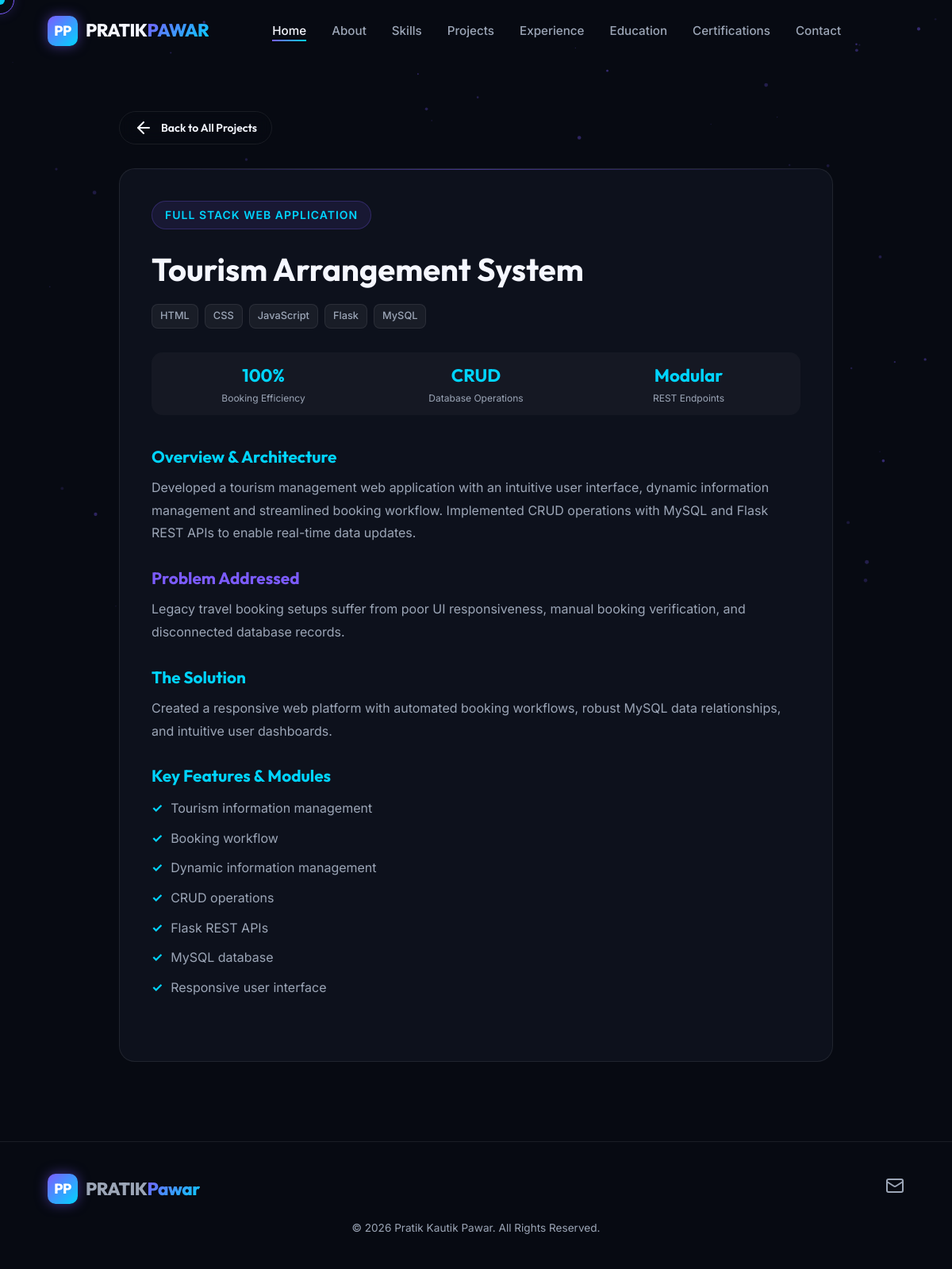
The page /projects/tourism-arrangement-system/ on the database its author committed.
### portfolio/models.py (models this page shows, shortened)
class Project(models.Model):
    title = models.CharField(max_length=200)
    slug = models.SlugField(max_length=200, unique=True, blank=True)
    category = models.CharField(max_length=100, help_text="e.g. AI / ML + Full Stack, Full Stack Web Application")
    short_description = models.TextField()
    detailed_description = models.TextField(blank=True, help_text="Detailed description of the project architecture and features.")
    problem_statement = models.TextField(blank=True)
    solution_statement = models.TextField(blank=True)
    project_image = models.ImageField(upload_to='projects/', blank=True, null=True)
    project_logo = models.ImageField(upload_to='projects/logos/', blank=True, null=True)
    github_url = models.URLField(blank=True, help_text="Editable GitHub repository link")
    live_demo_url = models.URLField(blank=True, help_text="Editable Live demo link")
    featured = models.BooleanField(default=False)
    display_order = models.PositiveIntegerField(default=0)
    is_active = models.BooleanField(default=True)
    created_at = models.DateTimeField(auto_now_add=True)
    updated_at = models.DateTimeField(auto_now=True)
    class Meta:
        ordering = ['display_order', '-created_at']
        verbose_name = "Project"
        verbose_name_plural = "Projects"

class ProjectTechnology(models.Model):
    project = models.ForeignKey(Project, related_name='technologies', on_delete=models.CASCADE)
    name = models.CharField(max_length=50)
    display_order = models.PositiveIntegerField(default=0)
    class Meta:
        ordering = ['display_order', 'id']
        verbose_name = "Project Technology"
        verbose_name_plural = "Project Technologies"

class ProjectStatistic(models.Model):
    project = models.ForeignKey(Project, related_name='statistics', on_delete=models.CASCADE)
    label = models.CharField(max_length=100, help_text="e.g. Yield Prediction")
    value = models.CharField(max_length=50, help_text="e.g. 93%")
    display_order = models.PositiveIntegerField(default=0)
    class Meta:
        ordering = ['display_order', 'id']
        verbose_name = "Project Statistic"
        verbose_name_plural = "Project Statistics"

class ProjectFeature(models.Model):
    project = models.ForeignKey(Project, related_name='features', on_delete=models.CASCADE)
    feature = models.TextField()
    display_order = models.PositiveIntegerField(default=0)
    class Meta:
        ordering = ['display_order', 'id']
        verbose_name = "Project Feature"
        verbose_name_plural = "Project Features"

class SocialLink(models.Model):
    platform = models.CharField(max_length=50, help_text="e.g. GitHub, LinkedIn, Email, Phone")
    url = models.URLField(help_text="Full URL or mailto:/tel: link")
    icon = models.CharField(max_length=50, help_text="Icon identifier e.g. github, linkedin, mail, phone, code")
    display_order = models.PositiveIntegerField(default=0)
    is_active = models.BooleanField(default=True)
    class Meta:
        ordering = ['display_order', 'id']
        verbose_name = "Social Link"
        verbose_name_plural = "Social Links"

class SiteSettings(models.Model):
    site_name = models.CharField(max_length=100, default="Pratik Pawar | Portfolio")
    favicon = models.ImageField(upload_to='settings/', blank=True, null=True)
    logo = models.ImageField(upload_to='settings/', blank=True, null=True)
    footer_text = models.CharField(max_length=255, default="Building intelligent, data-driven applications.")
    copyright_text = models.CharField(max_length=255, default="© 2026 Pratik Kautik Pawar. All rights reserved.")
    meta_title = models.CharField(
        max_length=200,
        default="Pratik Pawar | AI/ML Engineer | GenAI Engineer | Python Developer"
    )
    meta_description = models.TextField(
        default="Portfolio of Pratik Kautik Pawar, an AI/ML Engineer, GenAI Engineer and Python Developer building Machine Learning, Generative AI and full-stack applications."
    )
    og_image = models.ImageField(upload_to='settings/', blank=True, null=True)
    enable_animations = models.BooleanField(default=True)
    enable_particles = models.BooleanField(default=True)
    enable_cursor_effect = models.BooleanField(default=True)
    class Meta:
        verbose_name = "Site Settings"
        verbose_name_plural = "Site Settings"
    @classmethod
    def get_solo(cls):
        obj = cls.objects.first()
        if not obj:
            obj = cls.objects.create()
        return obj

### portfolio/views.py (the view, shortened to what this page needs)
# urls.py: path('projects/<slug:slug>/', views.project_detail_view, name='project_detail'),
def project_detail_view(request, slug):
    project = get_object_or_404(
        Project.objects.prefetch_related(
            'technologies', 'features', 'statistics'
        ),
        slug=slug,
        is_active=True
    )
    context = get_common_context()
    context['project'] = project
    return render(request, 'project_detail.html', context)

### portfolio/models.py (called while the page is built)
    @classmethod
    def get_solo(cls):
        obj = cls.objects.filter(is_active=True).first()
        if not obj:
            obj = cls.objects.first()
        return obj

### portfolio/views.py (called while the page is built)
def get_common_context():
    personal_info = PersonalInfo.get_solo()
    site_settings = SiteSettings.get_solo()
    social_links = SocialLink.objects.filter(is_active=True)
    return {
        'personal_info': personal_info,
        'site_settings': site_settings,
        'social_links': social_links,
    }

### templates/project_detail.html (shortened to what this page needs)
{% extends 'base.html' %}
{% block content %}
<section class="section-padding" style="padding-top: 140px;">
  <div class="container" style="max-width: 900px;">
    <a href="{% url 'portfolio:home' %}#projects" class="btn btn-outline btn-sm" style="margin-bottom: 30px;">
      <i data-lucide="arrow-left"></i> Back to All Projects
    </a>
    <div class="glass-card" style="padding: 40px;">
      <span class="section-badge">{{ project.category }}</span>
      <h1 style="font-size: 2.5rem; margin-top: 10px; margin-bottom: 20px;">{{ project.title }}</h1>
      <div class="project-tech-tags" style="margin-bottom: 30px;">
        {% for tech in project.technologies.all %}
          <span class="tech-tag">{{ tech.name }}</span>
        {% endfor %}
      </div>
      {% if project.statistics.all %}
        <div class="project-stats-row" style="margin-bottom: 40px;">
          {% for stat in project.statistics.all %}
            <div>
              <div class="p-stat-val" style="font-size: 1.4rem;">{{ stat.value }}</div>
              <div class="p-stat-lbl">{{ stat.label }}</div>
            </div>
          {% endfor %}
        </div>
      {% endif %}
      <div style="margin-bottom: 30px;">
        <h3 style="font-size: 1.3rem; margin-bottom: 12px; color: var(--accent-secondary);">Overview & Architecture</h3>
        <p style="color: var(--text-muted); line-height: 1.8;">
          {{ project.detailed_description|default:project.short_description }}
        </p>
      </div>
      {% if project.problem_statement %}
        <div style="margin-bottom: 30px;">
          <h3 style="font-size: 1.3rem; margin-bottom: 12px; color: var(--accent-primary);">Problem Addressed</h3>
          <p style="color: var(--text-muted); line-height: 1.8;">
            {{ project.problem_statement }}
          </p>
        </div>
      {% endif %}
      {% if project.solution_statement %}
        <div style="margin-bottom: 30px;">
          <h3 style="font-size: 1.3rem; margin-bottom: 12px; color: var(--accent-secondary);">The Solution</h3>
          <p style="color: var(--text-muted); line-height: 1.8;">
            {{ project.solution_statement }}
          </p>
        </div>
      {% endif %}
      {% if project.features.all %}
        <div style="margin-bottom: 30px;">
          <h3 style="font-size: 1.3rem; margin-bottom: 16px; color: var(--accent-secondary);">Key Features & Modules</h3>
          <ul style="list-style: none; padding-left: 0;">
            {% for feat in project.features.all %}
              <li style="margin-bottom: 12px; color: var(--text-muted); display: flex; align-items: flex-start; gap: 10px;">
                <span style="color: var(--accent-secondary); font-weight: 700;">✓</span>
                <span>{{ feat.feature }}</span>
              </li>
            {% endfor %}
          </ul>
        </div>
      {% endif %}
    </div>
  </div>
</section>
{% endblock %}

### templates/components/footer.html
<footer class="footer">
  <div class="container">
    <div style="display: flex; justify-content: space-between; align-items: center; flex-wrap: wrap; gap: 20px; margin-bottom: 20px;">
      <div class="logo">
        <div class="logo-badge">PP</div>
        <span>PRATIK<span class="gradient-text"> Pawar</span></span>
      </div>
      <div style="display: flex; gap: 16px;">
        {% for link in social_links %}
          <a href="{{ link.url }}" target="_blank" rel="noopener" style="color: var(--text-muted); font-size: 1.2rem;" title="{{ link.platform }}">
            <i data-lucide="{{ link.icon|default:'link' }}"></i>
          </a>
        {% endfor %}
      </div>
    </div>
    <p style="color: var(--text-muted); font-size: 0.85rem;">
      {{ site_settings.copyright_text|default:"© 2026 Pratik Kautik Pawar. All rights reserved." }}
    </p>
  </div>
</footer>

### static/css/main.css (style rules this page uses)
:root { --bg-dark: #070a12; --bg-card: #0d111c; --bg-card-hover: #131929; --bg-glass: rgba(13, 17, 28, 0.75); --border-subtle: rgba(255, 255, 255, 0.08); --border-glow: rgba(124, 92, 255, 0.3); --accent-primary: #7c5cff; --accent-secondary: #00d4ff; --accent-gradient: linear-gradient(135deg, #7c5cff 0%, #00d4ff 100%); --accent-glow: 0 0 25px rgba(124, 92, 255, 0.4); --cyan-glow: 0 0 25px rgba(0, 212, 255, 0.4); --text-main: #f5f7ff; --text-muted: #9ca6b7; --text-dim: #64748b; --font-heading: 'Outfit', -apple-system, BlinkMacSystemFont, 'Segoe UI', Roboto, sans-serif; --font-body: 'Inter', -apple-system, BlinkMacSystemFont, 'Segoe UI', Roboto, sans-serif; --radius-sm: 8px; --radius-md: 14px; --radius-lg: 20px; --radius-full: 9999px; --transition-smooth: all 0.3s cubic-bezier(0.16, 1, 0.3, 1); }
*, *::before, *::after { box-sizing: border-box; margin: 0; padding: 0; }
html { scroll-behavior: smooth; font-size: 16px; }
body { background-color: var(--bg-dark); color: var(--text-main); font-family: var(--font-body); line-height: 1.6; overflow-x: hidden; position: relative; -webkit-font-smoothing: antialiased; }
h1, h2, h3, h4, h5, h6 { font-family: var(--font-heading); font-weight: 700; color: var(--text-main); line-height: 1.2; }
a { color: inherit; text-decoration: none; transition: var(--transition-smooth); }
.gradient-text { background: var(--accent-gradient); -webkit-background-clip: text; -webkit-text-fill-color: transparent; display: inline-block; }
.section-padding { padding: 100px 0; }
.container { width: 90%; max-width: 1240px; margin: 0 auto; }
.section-badge { display: inline-flex; align-items: center; gap: 8px; padding: 6px 16px; border-radius: var(--radius-full); background: rgba(124, 92, 255, 0.1); border: 1px solid rgba(124, 92, 255, 0.25); color: var(--accent-secondary); font-size: 0.875rem; font-weight: 600; letter-spacing: 1px; text-transform: uppercase; margin-bottom: 16px; }
.btn { display: inline-flex; align-items: center; justify-content: center; gap: 10px; padding: 12px 28px; font-family: var(--font-heading); font-weight: 600; font-size: 1rem; border-radius: var(--radius-full); cursor: pointer; border: none; transition: var(--transition-smooth); position: relative; overflow: hidden; z-index: 1; }
.btn-outline { background: transparent; color: var(--text-main); border: 1px solid var(--border-subtle); backdrop-filter: blur(10px); }
.btn-sm { padding: 8px 18px; font-size: 0.875rem; }
.logo { display: flex; align-items: center; gap: 10px; font-family: var(--font-heading); font-weight: 800; font-size: 1.4rem; letter-spacing: -0.5px; }
.logo-badge { width: 38px; height: 38px; border-radius: 10px; background: var(--accent-gradient); display: flex; align-items: center; justify-content: center; color: #fff; font-weight: 800; font-size: 1.1rem; box-shadow: 0 0 15px rgba(124, 92, 255, 0.5); }
.glass-card { background: var(--bg-card); border: 1px solid var(--border-subtle); border-radius: var(--radius-lg); padding: 32px; transition: var(--transition-smooth); position: relative; overflow: hidden; }
.glass-card::before { content: ''; position: absolute; top: 0; left: 0; width: 100%; height: 1px; background: linear-gradient(90deg, transparent, rgba(124, 92, 255, 0.5), transparent); }
.project-tech-tags { display: flex; flex-wrap: wrap; gap: 8px; margin-bottom: 20px; }
.tech-tag { padding: 4px 10px; border-radius: var(--radius-sm); background: rgba(255, 255, 255, 0.05); border: 1px solid rgba(255, 255, 255, 0.08); color: var(--text-muted); font-size: 0.8rem; font-weight: 500; }
.project-stats-row { display: grid; grid-template-columns: repeat(auto-fit, minmax(80px, 1fr)); gap: 10px; padding: 12px; background: rgba(255, 255, 255, 0.03); border-radius: var(--radius-md); margin-bottom: 20px; text-align: center; }
.p-stat-val { font-family: var(--font-heading); font-weight: 700; color: var(--accent-secondary); font-size: 1.1rem; }
.p-stat-lbl { font-size: 0.75rem; color: var(--text-muted); }
.footer { border-top: 1px solid var(--border-subtle); padding: 40px 0; text-align: center; color: var(--text-muted); font-size: 0.9rem; }

### rows shown on the page
Project: category "FULL STACK WEB APPLICATION", title "Tourism Arrangement System", detailed_description "Developed a tourism management web application with an intuitive user interface, dynamic information management and streamlined booking workflow. Implemented CRUD operations with MySQL and Flask REST APIs to enable real-time data updates.", problem_statement "Legacy travel booking setups suffer from poor UI responsiveness, manual booking verification, and disconnected database records.", solution_statement "Created a responsive web platform with automated booking workflows, robust MySQL data relationships, and intuitive user dashboards."
ProjectTechnology: name "HTML"
ProjectTechnology: name "CSS"
ProjectTechnology: name "JavaScript"
ProjectTechnology: name "Flask"
ProjectTechnology: name "MySQL"
ProjectStatistic: value "100%", label "Booking Efficiency"
ProjectStatistic: value "CRUD", label "Database Operations"
ProjectStatistic: value "Modular", label "REST Endpoints"
ProjectFeature: feature "Tourism information management"
ProjectFeature: feature "Booking workflow"
ProjectFeature: feature "Dynamic information management"
ProjectFeature: feature "CRUD operations"
ProjectFeature: feature "Flask REST APIs"
ProjectFeature: feature "MySQL database"
ProjectFeature: feature "Responsive user interface"
SiteSettings: copyright_text "© 2026 Pratik Kautik Pawar. All Rights Reserved."
